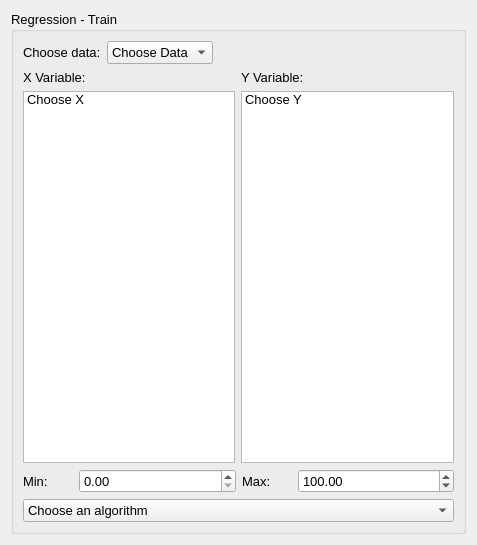
<?xml version="1.0" encoding="UTF-8"?>
<ui version="4.0">
 <class>Form</class>
 <widget class="QWidget" name="Form">
  <property name="geometry">
   <rect>
    <x>0</x>
    <y>0</y>
    <width>477</width>
    <height>545</height>
   </rect>
  </property>
  <property name="windowTitle">
   <string>Form</string>
  </property>
  <layout class="QVBoxLayout" name="verticalLayout">
   <item>
    <widget class="QGroupBox" name="regression">
     <property name="font">
      <font>
       <pointsize>10</pointsize>
      </font>
     </property>
     <property name="title">
      <string>Regression - Train</string>
     </property>
     <layout class="QVBoxLayout" name="verticalLayout_2">
      <item>
       <layout class="QHBoxLayout" name="regression_choosedata_hlayout">
        <item>
         <widget class="QLabel" name="regression_choosedata_label">
          <property name="text">
           <string>Choose data:</string>
          </property>
         </widget>
        </item>
        <item>
         <widget class="QComboBox" name="regression_choosedata">
          <property name="iconSize">
           <size>
            <width>50</width>
            <height>20</height>
           </size>
          </property>
          <item>
           <property name="text">
            <string>Choose Data</string>
           </property>
          </item>
          <item>
           <property name="text">
            <string>Known Data</string>
           </property>
          </item>
         </widget>
        </item>
        <item>
         <spacer name="regression_choosedata_spacer">
          <property name="orientation">
           <enum>Qt::Horizontal</enum>
          </property>
          <property name="sizeHint" stdset="0">
           <size>
            <width>40</width>
            <height>20</height>
           </size>
          </property>
         </spacer>
        </item>
       </layout>
      </item>
      <item>
       <layout class="QHBoxLayout" name="regression_choosevars_hlayout">
        <item>
         <layout class="QVBoxLayout" name="regression_choosex_vlayout">
          <item>
           <widget class="QLabel" name="regression_choosex_label">
            <property name="text">
             <string>X Variable:</string>
            </property>
           </widget>
          </item>
          <item>
           <widget class="QListWidget" name="regression_choosex">
            <property name="enabled">
             <bool>true</bool>
            </property>
            <property name="sizePolicy">
             <sizepolicy hsizetype="Expanding" vsizetype="Expanding">
              <horstretch>0</horstretch>
              <verstretch>0</verstretch>
             </sizepolicy>
            </property>
            <property name="minimumSize">
             <size>
              <width>0</width>
              <height>0</height>
             </size>
            </property>
            <property name="maximumSize">
             <size>
              <width>900</width>
              <height>16777215</height>
             </size>
            </property>
            <item>
             <property name="text">
              <string>Choose X</string>
             </property>
            </item>
           </widget>
          </item>
         </layout>
        </item>
        <item>
         <layout class="QVBoxLayout" name="regression_choosey_vlayout">
          <item>
           <widget class="QLabel" name="regression_choosey_label">
            <property name="text">
             <string>Y Variable:</string>
            </property>
           </widget>
          </item>
          <item>
           <widget class="QListWidget" name="regression_choosey">
            <property name="sizePolicy">
             <sizepolicy hsizetype="Expanding" vsizetype="Expanding">
              <horstretch>0</horstretch>
              <verstretch>0</verstretch>
             </sizepolicy>
            </property>
            <property name="minimumSize">
             <size>
              <width>0</width>
              <height>0</height>
             </size>
            </property>
            <property name="maximumSize">
             <size>
              <width>900</width>
              <height>16777215</height>
             </size>
            </property>
            <property name="sortingEnabled">
             <bool>true</bool>
            </property>
            <item>
             <property name="text">
              <string>Choose Y</string>
             </property>
            </item>
           </widget>
          </item>
         </layout>
        </item>
       </layout>
      </item>
      <item>
       <layout class="QHBoxLayout" name="min_max_layout">
        <item>
         <widget class="QLabel" name="min_label">
          <property name="maximumSize">
           <size>
            <width>50</width>
            <height>16777215</height>
           </size>
          </property>
          <property name="text">
           <string>Min:</string>
          </property>
         </widget>
        </item>
        <item>
         <widget class="QDoubleSpinBox" name="yvarmin_spin">
          <property name="maximum">
           <double>9999999.000000000000000</double>
          </property>
         </widget>
        </item>
        <item>
         <widget class="QLabel" name="max_label">
          <property name="maximumSize">
           <size>
            <width>50</width>
            <height>16777215</height>
           </size>
          </property>
          <property name="text">
           <string>Max:</string>
          </property>
         </widget>
        </item>
        <item>
         <widget class="QDoubleSpinBox" name="yvarmax_spin">
          <property name="buttonSymbols">
           <enum>QAbstractSpinBox::UpDownArrows</enum>
          </property>
          <property name="decimals">
           <number>2</number>
          </property>
          <property name="minimum">
           <double>0.000000000000000</double>
          </property>
          <property name="maximum">
           <double>9999999.000000000000000</double>
          </property>
          <property name="value">
           <double>100.000000000000000</double>
          </property>
         </widget>
        </item>
       </layout>
      </item>
      <item>
       <widget class="QComboBox" name="regression_alg_choices">
        <property name="minimumSize">
         <size>
          <width>250</width>
          <height>0</height>
         </size>
        </property>
        <property name="iconSize">
         <size>
          <width>50</width>
          <height>20</height>
         </size>
        </property>
        <item>
         <property name="text">
          <string>Choose an algorithm</string>
         </property>
        </item>
        <item>
         <property name="text">
          <string>PLS</string>
         </property>
        </item>
        <item>
         <property name="text">
          <string>GP</string>
         </property>
        </item>
        <item>
         <property name="text">
          <string>OLS</string>
         </property>
        </item>
        <item>
         <property name="text">
          <string>OMP</string>
         </property>
        </item>
        <item>
         <property name="text">
          <string>Lasso</string>
         </property>
        </item>
        <item>
         <property name="text">
          <string>Lasso LARS</string>
         </property>
        </item>
        <item>
         <property name="text">
          <string>Elastic Net</string>
         </property>
        </item>
        <item>
         <property name="text">
          <string>Ridge</string>
         </property>
        </item>
        <item>
         <property name="text">
          <string>More to come...</string>
         </property>
        </item>
       </widget>
      </item>
     </layout>
    </widget>
   </item>
  </layout>
 </widget>
 <resources/>
 <connections/>
</ui>
